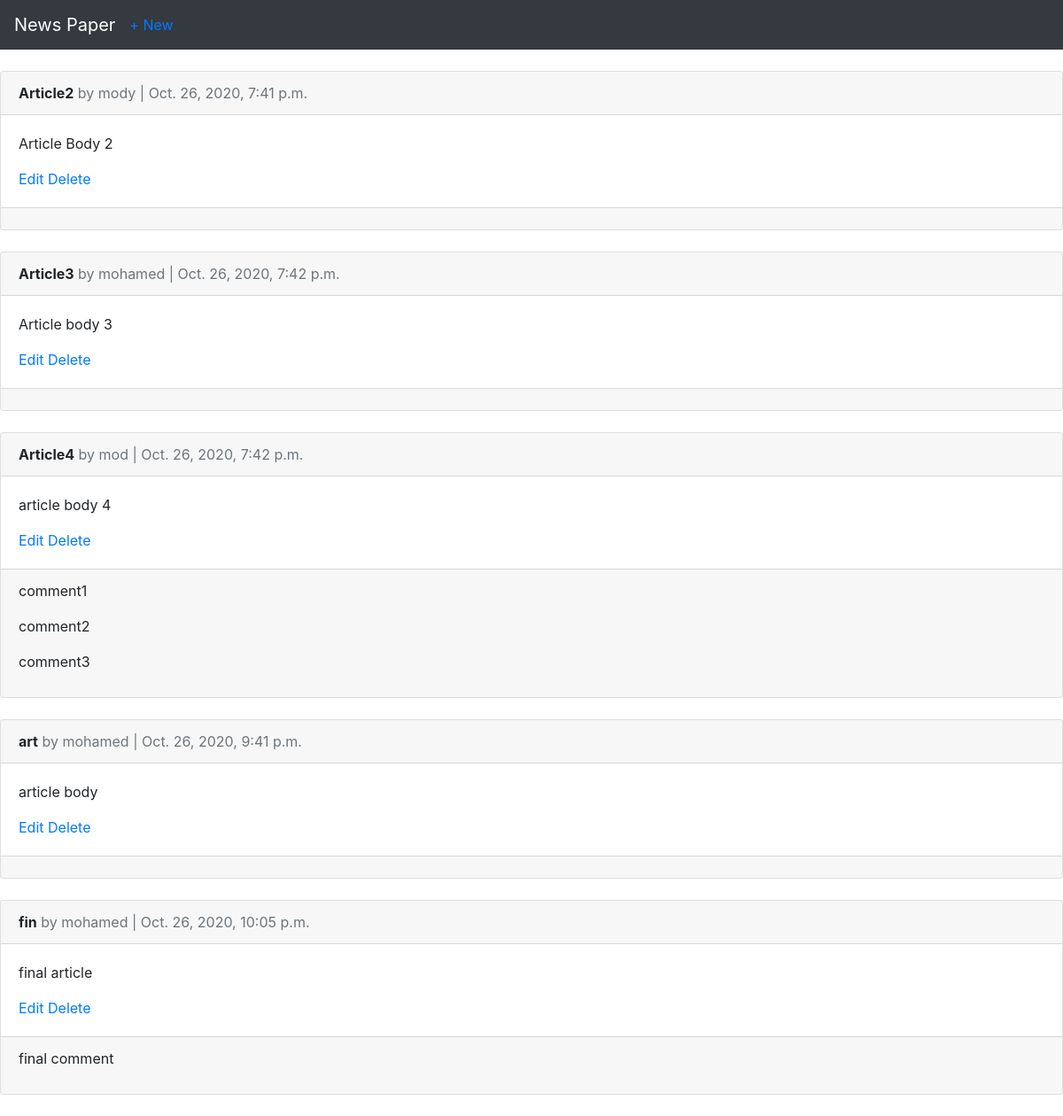
The app's page /articles/ with its own data.
### articles/models.py (models this page shows, shortened)
class Article(models.Model):
    title = models.CharField(max_length=50)
    body = models.TextField()
    date = models.DateTimeField(auto_now_add=True)
    author = models.ForeignKey(get_user_model(), on_delete=models.CASCADE)

class Comment(models.Model):
    article = models.ForeignKey(Article, on_delete=models.CASCADE, related_name = "comments")
    comment = models.CharField(max_length=140)
    author = models.ForeignKey(get_user_model(), on_delete=models.CASCADE)
    def __str__(self):
        return self.comment

### users/models.py (models this page shows)
class CustomUser(AbstractUser):
    age = models.PositiveIntegerField(null=True, blank=True)

### articles/views.py (the view)
# urls.py: path("", ArticleListView.as_view(), name="article_list"),
class ArticleListView(ListView):
    model=Article
    template_name = "article_list.html"

### templates/article_list.html (shortened to what this page needs)
{% extends 'base.html' %}
{% block content %}
{% for article in object_list %}
<div class="card">
<div class="card-header">
<span class="font-weight-bold">{{article.title}}</span>
<span class="text-muted">by {{article.author}} | {{article.date}}</span>
</div>
<div class="card-body">
<p>{{article.body}}</p>
<a href={% url 'article_edit' article.pk %}>Edit</a>
<a href={% url 'article_delete' article.pk %}>Delete</a>
</div>
<div class="card-footer">
{% for comment in article.comments.all %}
<p>
{{comment}}
</p>
{% endfor %}
</div>
</div>
<br>
{% endfor %}
{% endblock content %}

### templates/base.html (shortened to what this page needs)
<html>
<head>
<link rel="stylesheet" href="https://stackpath.bootstrapcdn.com/bootstrap/4.1.3/css/bootstrap.min.css">
</head>
<body>
<nav class="navbar navbar-expand-md navbar-dark bg-dark mb-4">
<a class="navbar-brand" href="{% url 'home' %}">News Paper</a>
<ul class="navbar-nav mr-auto">
<li class="nav-item"><a href="{% url 'article_new' %}">+ New</a></li>
</ul>
</nav>
<main>
{% block content %}
{% endblock content %}
</main>
</body>
</html>

### records on screen
Article: title "Article2", author "mody", date "Oct. 26, 2020, 7:41 p.m.", body "Article Body 2"
Article: title "Article3", author "mohamed", date "Oct. 26, 2020, 7:42 p.m.", body "Article body 3"
Article: title "Article4", author "mod", date "Oct. 26, 2020, 7:42 p.m.", body "article body 4"
Comment: comment "comment1"
Comment: comment "comment2"
Comment: comment "comment3"
Article: title "art", author "mohamed", date "Oct. 26, 2020, 9:41 p.m.", body "article body"
Article: title "fin", author "mohamed", date "Oct. 26, 2020, 10:05 p.m.", body "final article"
Comment: comment "final comment"
